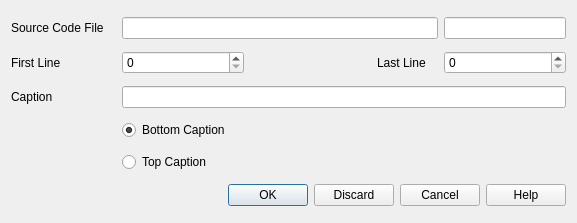
<?xml version="1.0" encoding="UTF-8"?>
<ui version="4.0">
 <class>Dialog_ModifyCodeAsset</class>
 <widget class="QDialog" name="Dialog_ModifyCodeAsset">
  <property name="geometry">
   <rect>
    <x>0</x>
    <y>0</y>
    <width>577</width>
    <height>223</height>
   </rect>
  </property>
  <property name="minimumSize">
   <size>
    <width>577</width>
    <height>223</height>
   </size>
  </property>
  <property name="maximumSize">
   <size>
    <width>577</width>
    <height>223</height>
   </size>
  </property>
  <property name="windowTitle">
   <string>LaTeX Office Writer</string>
  </property>
  <layout class="QGridLayout" name="gridLayout">
   <item row="4" column="3" colspan="6">
    <widget class="QLineEdit" name="lineEditCaption"/>
   </item>
   <item row="8" column="0" colspan="9">
    <widget class="QDialogButtonBox" name="buttonBox">
     <property name="orientation">
      <enum>Qt::Horizontal</enum>
     </property>
     <property name="standardButtons">
      <set>QDialogButtonBox::Cancel|QDialogButtonBox::Discard|QDialogButtonBox::Help|QDialogButtonBox::Ok</set>
     </property>
    </widget>
   </item>
   <item row="3" column="3">
    <widget class="QSpinBox" name="spinBoxFirstLine">
     <property name="sizePolicy">
      <sizepolicy hsizetype="Expanding" vsizetype="Fixed">
       <horstretch>0</horstretch>
       <verstretch>0</verstretch>
      </sizepolicy>
     </property>
    </widget>
   </item>
   <item row="3" column="5">
    <widget class="QLabel" name="labelLastLine">
     <property name="text">
      <string>Last Line</string>
     </property>
    </widget>
   </item>
   <item row="3" column="0">
    <widget class="QLabel" name="labelFirstLine">
     <property name="text">
      <string>First Line</string>
     </property>
    </widget>
   </item>
   <item row="4" column="0">
    <widget class="QLabel" name="labelCaption">
     <property name="text">
      <string>Caption</string>
     </property>
    </widget>
   </item>
   <item row="0" column="0">
    <widget class="QLabel" name="labelSourceCode">
     <property name="text">
      <string>Source Code File</string>
     </property>
    </widget>
   </item>
   <item row="3" column="8">
    <widget class="QSpinBox" name="spinBoxLastLine">
     <property name="sizePolicy">
      <sizepolicy hsizetype="Expanding" vsizetype="Fixed">
       <horstretch>0</horstretch>
       <verstretch>0</verstretch>
      </sizepolicy>
     </property>
    </widget>
   </item>
   <item row="6" column="3">
    <widget class="QRadioButton" name="radioButtonTop">
     <property name="text">
      <string>Top Caption</string>
     </property>
    </widget>
   </item>
   <item row="0" column="3" colspan="5">
    <widget class="QLineEdit" name="lineEditSourceCode">
     <property name="readOnly">
      <bool>true</bool>
     </property>
    </widget>
   </item>
   <item row="0" column="8">
    <widget class="QLineEdit" name="lineEditLanguage">
     <property name="readOnly">
      <bool>true</bool>
     </property>
    </widget>
   </item>
   <item row="3" column="4">
    <spacer name="horizontalSpacer">
     <property name="orientation">
      <enum>Qt::Horizontal</enum>
     </property>
     <property name="sizeHint" stdset="0">
      <size>
       <width>40</width>
       <height>20</height>
      </size>
     </property>
    </spacer>
   </item>
   <item row="5" column="3">
    <widget class="QRadioButton" name="radioButtonBottom">
     <property name="text">
      <string>Bottom Caption</string>
     </property>
     <property name="checked">
      <bool>true</bool>
     </property>
    </widget>
   </item>
  </layout>
 </widget>
 <tabstops>
  <tabstop>lineEditSourceCode</tabstop>
  <tabstop>lineEditLanguage</tabstop>
  <tabstop>spinBoxFirstLine</tabstop>
  <tabstop>spinBoxLastLine</tabstop>
  <tabstop>lineEditCaption</tabstop>
  <tabstop>radioButtonBottom</tabstop>
  <tabstop>radioButtonTop</tabstop>
 </tabstops>
 <resources/>
 <connections>
  <connection>
   <sender>buttonBox</sender>
   <signal>accepted()</signal>
   <receiver>Dialog_ModifyCodeAsset</receiver>
   <slot>accept()</slot>
   <hints>
    <hint type="sourcelabel">
     <x>248</x>
     <y>254</y>
    </hint>
    <hint type="destinationlabel">
     <x>157</x>
     <y>274</y>
    </hint>
   </hints>
  </connection>
  <connection>
   <sender>buttonBox</sender>
   <signal>rejected()</signal>
   <receiver>Dialog_ModifyCodeAsset</receiver>
   <slot>reject()</slot>
   <hints>
    <hint type="sourcelabel">
     <x>316</x>
     <y>260</y>
    </hint>
    <hint type="destinationlabel">
     <x>286</x>
     <y>274</y>
    </hint>
   </hints>
  </connection>
 </connections>
</ui>
